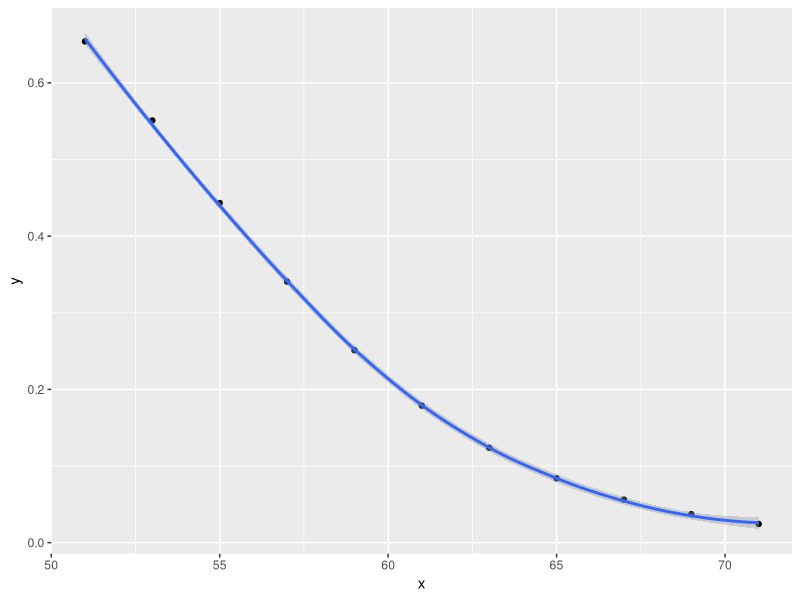

Write R code to recreate this figure.
## ---- chunk 1
library(scales)
library(ggplot2)
e <- exp(1)
## ---- chunk 2
library(ggplot2)
x <- c(51, 53, 55, 57, 59, 61, 63, 65, 67, 69, 71)
y <- data.frame(x)
df <- transform(y, y = (e ^ (11.6630 - (.2162 * y$x)) / (1 + e ^ (11.6630 - (.2162 * y$x)))))
qplot(x,y, data = df, geom = c("point", "smooth"))
